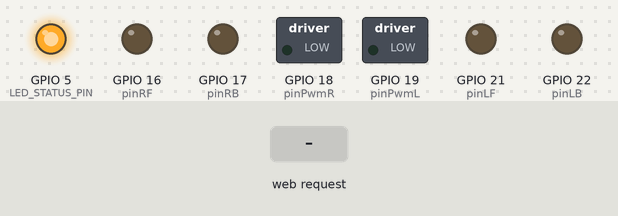
A sketch run on a simulated ESP32. Shown: switched loads named in the sketch (green lamp = pin HIGH), output pins drawn as LEDs (lit = HIGH). The inputs (shaded band) are chosen by the test bench. WiFi joins after 1.5 s; servers stay silent unless stated; what the sketch prints to the serial monitor is not drawn.

Above: at 3.7 s.
3.8 s: HTTP request GET /front received
At 5.0 s:
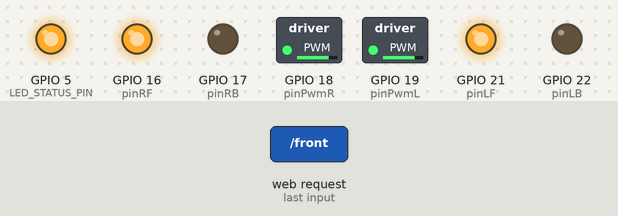
5.3 s: HTTP request GET /L received
At 6.2 s:
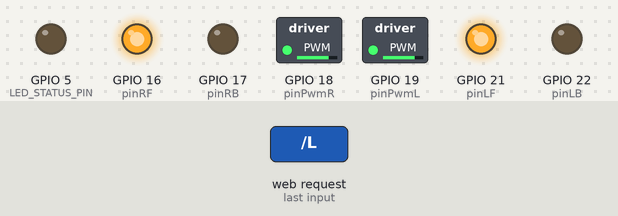
6.8 s: HTTP request GET /back received
At 7.3 s:
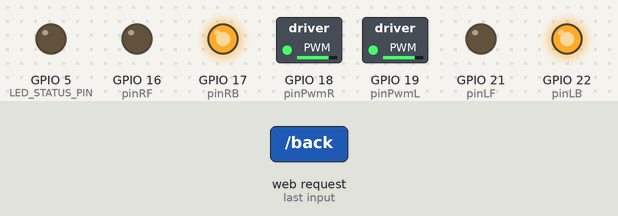
8.3 s: HTTP request GET /H received
At 9.5 s:
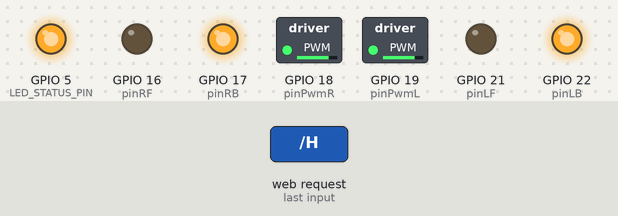
9.8 s: HTTP request GET /left received
At 10.8 s:
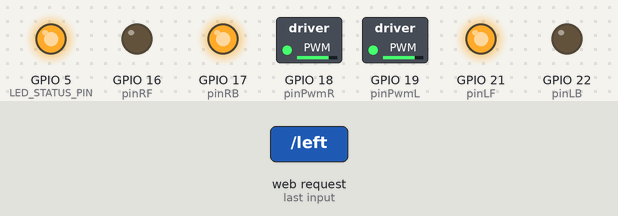
12.8 s: HTTP request GET /right received
At 13.1 s:
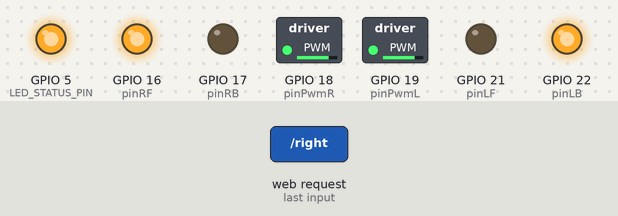
Timing chart, 0 to 16.6 s (numbered marks = the images above; inputs shaded):
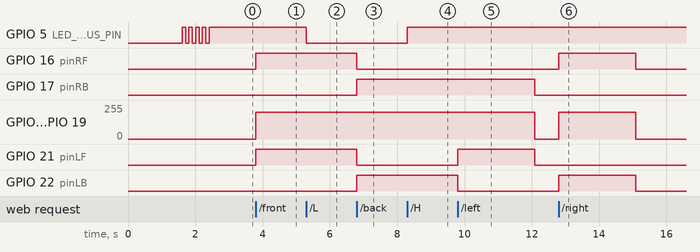

Measured:
- after the input at 3.8 s, GPIO 16 (pinRF), GPIO 21 (pinLF): LOW → HIGH at once; GPIO 18 (pinPwmR), GPIO 19 (pinPwmL): 0/255 → 200/255 at once
- after the input at 5.3 s, GPIO 5 (LED_STATUS_PIN): HIGH → LOW at once
- after the input at 6.8 s, GPIO 16 (pinRF), GPIO 21 (pinLF): HIGH → LOW at once; GPIO 17 (pinRB), GPIO 22 (pinLB): LOW → HIGH at once
- after the input at 8.3 s, GPIO 5 (LED_STATUS_PIN): LOW → HIGH at once
- after the input at 9.8 s, GPIO 17 (pinRB): HIGH → LOW after 2.3 s instead of 1.6 s; GPIO 18 (pinPwmR), GPIO 19 (pinPwmL): 200/255 → 0/255 after 2.3 s instead of 1.6 s; GPIO 21 (pinLF): LOW → HIGH at once, → LOW 2.3 s later; GPIO 22 (pinLB): HIGH → LOW after 0.00 s instead of 1.6 s
- after the input at 12.8 s, GPIO 16 (pinRF), GPIO 22 (pinLB): LOW → HIGH at once, → LOW 2.3 s later; GPIO 18 (pinPwmR), GPIO 19 (pinPwmL): 0/255 → 200/255 at once, → 0/255 2.3 s later

The sketch:

SimpleWiFiServer_htmlFile.ino
```cpp
/*
 WiFi Web Server LED Blink

 A simple web server that lets you blink an LED via the web.
 This sketch will print the IP address of your WiFi Shield (once connected)
 to the Serial monitor. From there, you can open that address in a web browser
 to turn on and off the LED on pin 5.

 If the IP address of your shield is yourAddress:
 http://yourAddress/H turns the LED on
 http://yourAddress/L turns it off

 This example is written for a network using WPA encryption. For
 WEP or WPA, change the Wifi.begin() call accordingly.

 Circuit:
 * WiFi shield attached
 * LED attached to pin 5

 created for arduino 25 Nov 2012
 by Tom Igoe

ported for sparkfun esp32
31.01.2017 by Jan Hendrik Berlin

 */

#include <WiFi.h>
#include <analogWrite.h>

const char* ssid     = "";
const char* password = "";

WiFiServer server(80);

#include "head.h"
#include "body.h"
#include "foot.h"
#include "plot.h"

// MOTOR CONTROL PINS
#define pinPwmL 19        // LEFT  MOTOR PWM SPEED CONTROL PIN
#define pinPwmR 18        // RIGHT MOTOR PWM SPEED CONTROL PIN
#define pinLB 22          //pin of controlling turning---- IN1 of motor driver board
#define pinLF 21          //pin of controlling turning---- IN2 of motor driver board
#define pinRB 17          //pin of controlling turning---- IN3 of motor driver board
#define pinRF 16          //pin of controlling turning---- IN4 of motor driver board

// DEFINE MOTOR SPEEDS
#define MOTOR_SPEED_LEFT    200   // Speed of left motor
#define MOTOR_SPEED_RIGHT   200   // Speed of right motor

// DEFINE MOVEMENT TIMES
#define MOVE_FORW_MS        4000  // Duration of forwards movement
#define MOVE_BACK_MS        4000  // Duration of backwards movement
#define TURN_LEFT_MS        2000  // Duration of left turn
#define TURN_RIGHT_MS       2000  // Duration of right turn

// DEFINE STATUS LED
#define LED_STATUS_PIN      5

// COMMENT THIS LINE TO OBTAIN IP DYNAMICALLY
// #define STATIC_IP

// WIFI IP AND GATEWAY PROPERTIES
IPAddress localip(192, 168, 0, 184);    // Set your Static IP address
IPAddress gateway(192, 168, 0, 1);      // Set your Gateway IP address
IPAddress subnet(255, 255, 255, 0);     // Set your Subnet mask

void setup()
{
    Serial.begin(115200);
    pinMode(LED_STATUS_PIN, OUTPUT);    // set the LED pin mode

    // Set motor pins
    pinMode(pinPwmL, OUTPUT);
    pinMode(pinPwmR, OUTPUT);
    pinMode(pinLB, OUTPUT);
    pinMode(pinLF, OUTPUT);
    pinMode(pinRB, OUTPUT);
    pinMode(pinRF, OUTPUT);

    delay(10);

    // START WIFI CONNECTION
    Serial.println();
    Serial.println();
    Serial.print("Connecting to ");
    Serial.println(ssid);

    // Configures static IP address
    #ifdef STATIC_IP
    if (!WiFi.config(localip, gateway, subnet)) {
      Serial.println("STA Failed to configure");
    }
    #endif

    WiFi.begin(ssid, password);
    while (WiFi.status() != WL_CONNECTED) {
        // Attempt to connect
        delay(500);
        Serial.print(".");
    }

    // FLASH ONBOARD LED TO INDICATE WIFI CONNECTION SUCCESFULL
    for (int i = 0; i < 10; i++) {
        digitalWrite(LED_STATUS_PIN, i % 2);
        delay(100);
    }

    Serial.println("");
    Serial.println("WiFi connected.");
    Serial.print("Local IP: ");
    Serial.println(WiFi.localIP());
    Serial.print("Gateway IP: ");
    Serial.println(WiFi.gatewayIP());
    Serial.print("Subnet Mask: ");
    Serial.println(WiFi.subnetMask());

    server.begin();

}

int value = 0;

int set_motors(int left_motor_speed, int right_motor_speed)
{
  // Set left motor speed
  analogWrite(pinPwmL, abs(left_motor_speed));
  analogWrite(pinPwmR, abs(right_motor_speed));

  // Set left motor direction
  digitalWrite(pinLF, left_motor_speed > 0);
  digitalWrite(pinLB, left_motor_speed < 0);
  digitalWrite(pinRF, right_motor_speed > 0);
  digitalWrite(pinRB, right_motor_speed < 0);
}


int move_counter = 0;

void loop(){
  WiFiClient client = server.available();   // listen for incoming clients

  if (client) {                             // if you get a client,
    Serial.println("New Client.");           // print a message out the serial port
    String currentLine = "";                // make a String to hold incoming data from the client
    while (client.connected()) {            // loop while the client's connected
      if (client.available()) {             // if there's bytes to read from the client,
        char c = client.read();             // read a byte, then
        Serial.write(c);                    // print it out the serial monitor

        // Serve webpage
        if (c == '\n') {                    // if the byte is a newline character
          // if the current line is blank, you got two newline characters in a row.
          // that's the end of the client HTTP request, so send a response:
          if (currentLine.length() == 0) {
            // HTTP headers always start with a response code (e.g. HTTP/1.1 200 OK)
            // and a content-type so the client knows what's coming, then a blank line:
            client.println("HTTP/1.1 200 OK");
            client.println("Content-type:text/html");
            client.println();

            // Print html code from external file
            // Print header block
            client.print(head);

            /*
            // Print c variable directly
            String some_variable = "This is a random number defined in the c-code: ";
            int count = random(1, 500); // pick a random number from 1 - 500
            client.print("<div class=\"container\"><p>" + some_variable + count + "</p></div>");

            // Define some variables for the plot
            int val1 = random(1, 25);
            int val2 = random(1, 25);
            int val3 = random(1, 25);
            int val4 = random(1, 25);
            int val5 = random(1, 25);
            int val6 = random(1, 25);

            // Define javascript code to transfer values for plot (i.e. var values = [1,2,3,4,5];)
            String js_start = "<script>var values = [";
            String js_end   = "];</script>";
            String sep = ", ";  // seperation
            client.print(js_start + val1 + sep + val2 + sep + val3 + sep + val4 + sep + val5 + sep + val6 + js_end);
            */

            // Print body block
            client.print(body);

            // Print plot code
            // client.print(plot);

            // print footer block
            client.print(foot);

            // The HTTP response ends with another blank line:
            client.println();

            // break out of the while loop:
            break;
          } else {    // if you got a newline, then clear currentLine:
            currentLine = "";
          }
        } else if (c != '\r') {  // if you got anything else but a carriage return character,
          currentLine += c;      // add it to the end of the currentLine
        }

        // Check to see if the client request was "GET /H" or "GET /L":
        if (currentLine.endsWith("GET /H")) {
          digitalWrite(LED_STATUS_PIN, HIGH);               // GET /H turns the LED on
        }
        if (currentLine.endsWith("GET /L")) {
          digitalWrite(LED_STATUS_PIN, LOW);                // GET /L turns the LED off
        }

        // Motor control
        if (currentLine.endsWith("GET /front")) {
          set_motors(MOTOR_SPEED_LEFT, MOTOR_SPEED_RIGHT);
          move_counter = MOVE_FORW_MS;    // time to move forwards in milliseconds
        }
        if (currentLine.endsWith("GET /back")) {
          set_motors(-MOTOR_SPEED_LEFT, -MOTOR_SPEED_RIGHT);
          move_counter = MOVE_BACK_MS;    // time to move backwards in milliseconds
        }
        if (currentLine.endsWith("GET /left")) {
          set_motors(MOTOR_SPEED_LEFT, -MOTOR_SPEED_RIGHT);
          move_counter = TURN_LEFT_MS;    // time to move left in milliseconds
        }
        if (currentLine.endsWith("GET /right")) {
          set_motors(-MOTOR_SPEED_LEFT, MOTOR_SPEED_RIGHT);
          move_counter = TURN_RIGHT_MS;   // time to move right in milliseconds
        }


      }
    }
    // close the connection:
    client.stop();
    Serial.println("Client Disconnected.");
  }

  // Count down the movement timer
  move_counter--;

  // If the movement time is zero, stop the motors
  if (move_counter <= 0) {
    move_counter = 0;
    set_motors(0, 0);
  };

  // Sleep 1 ms
  delay(1);
}
```

body.h
```cpp
const char* body = R"rawText(

<div class="container">
<div class="panel panel-default">
  <div class="panel-heading" align="center">ROBOT CONTROL</div>
  <div class="panel-body" align="center">
      <div class="row">
          <div class="col-xs-4"></div>
          <div class="col-xs-4"><a type="button" href="/front" class="btn btn-primary">&nbsp;&nbsp;&nbsp;&#x2191;&nbsp;&nbsp;&nbsp;</a></div>
          <div class="col-xs-4"></div>
      </div>
      <div class="row">
          <div class="col-xs-4"><a type="button" href="/left" class="btn btn-default">&nbsp;&nbsp;&#x2190;&nbsp;&nbsp;</a></div>
          <div class="col-xs-4"></div>
          <div class="col-xs-4"><a type="button" href="/right" class="btn btn-default">&nbsp;&nbsp;&#x2192;&nbsp;&nbsp;</a></div>
      </div>
      <div class="row">
          <div class="col-xs-4"></div>
          <div class="col-xs-4"><a type="button"  href="/back" class="btn btn-default">&nbsp;&nbsp;&nbsp;&#x2193;&nbsp;&nbsp;&nbsp;</a></div>
          <div class="col-xs-4"></div>
      </div>
  </div>
</div>
</div>

<div class="container">
  <div class="panel panel-default">
      <div class="panel-heading" align="center">LED CONTROL</div>
      <div class="panel-body" align="center">
        <div class="row">
            <div class="col-xs-6"><a href="/L" class="btn btn-success">LED ON</a></div>
            <div class="col-xs-6"><a href="/H" class="btn btn-danger">LED OFF</a></div>
        </div>
      </div>
  </div>
</div>

)rawText";
```

foot.h
```cpp
const char* foot = R"rawText(

</body>
</html>

)rawText";
```

head.h
```cpp
const char* head = R"rawText(
<!DOCTYPE html>
<html lang="en">
<head>
  <title>Bootstrap Example</title>
  <meta charset="utf-8">
  <meta name="viewport" content="width=device-width, initial-scale=1">
  <link rel="stylesheet" href="https://maxcdn.bootstrapcdn.com/bootstrap/3.4.0/css/bootstrap.min.css">
  <script src="https://ajax.googleapis.com/ajax/libs/jquery/3.4.1/jquery.min.js"></script>
  <script src="https://maxcdn.bootstrapcdn.com/bootstrap/3.4.0/js/bootstrap.min.js"></script>
  <script src="https://cdnjs.cloudflare.com/ajax/libs/Chart.js/2.4.0/Chart.min.js"></script>
</head>
<body>


<div class="container">
</br>
<img src="https://www.gs1-germany.de/typo3conf/ext/gs1_base/Resources/Public/Images/svg/GS1-Germany-Logo.svg" alt="GS1" height="58" border="0">
</br></br>
</div>

)rawText";
```

plot.h
```cpp
const char* plot = R"rawText(

<div class="container">
<canvas id="myChart" width="400" height="300"></canvas>
</div>

<script>
var ctx = document.getElementById('myChart').getContext('2d');
var myChart = new Chart(ctx, {
    type: 'bar',
    data: {
        labels: ['Red', 'Blue', 'Yellow', 'Green', 'Purple', 'Orange'],
        datasets: [{
            label: '# of Votes',
            data: values,
            backgroundColor: [
                'rgba(255, 99, 132, 0.2)',
                'rgba(54, 162, 235, 0.2)',
                'rgba(255, 206, 86, 0.2)',
                'rgba(75, 192, 192, 0.2)',
                'rgba(153, 102, 255, 0.2)',
                'rgba(255, 159, 64, 0.2)'
            ],
            borderColor: [
                'rgba(255, 99, 132, 1)',
                'rgba(54, 162, 235, 1)',
                'rgba(255, 206, 86, 1)',
                'rgba(75, 192, 192, 1)',
                'rgba(153, 102, 255, 1)',
                'rgba(255, 159, 64, 1)'
            ],
            borderWidth: 1
        }]
    },
    options: {
        scales: {
            yAxes: [{
                ticks: {
                    beginAtZero: true
                }
            }]
        }
    }
});
</script>

)rawText";
```
